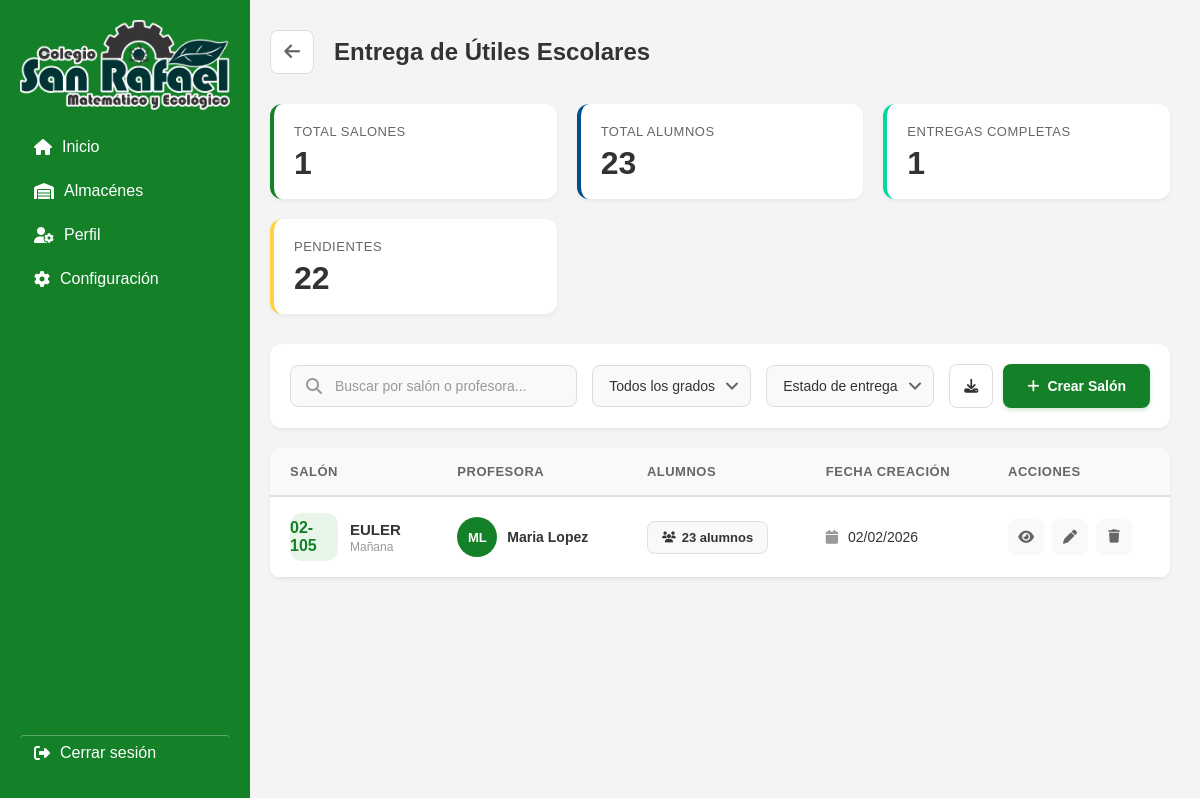
/entrega-utiles/, run on the app's committed database.
### app1/models.py (models this page shows, shortened)
class Salon(models.Model):
    TURNO_CHOICES = [
        ('Mañana', 'Mañana'),
        ('Tarde', 'Tarde'),
    ]
    GRADO_CHOICES = [
        (1, '1° Grado'),
        (2, '2° Grado'),
        (3, '3° Grado'),
        (4, '4° Grado'),
        (5, '5° Grado'),
        (6, '6° Grado'),
    ]
    nombre = models.CharField(max_length=100)
    codigo = models.CharField(max_length=10, unique=True)
    profesora = models.CharField(max_length=150)
    grado = models.IntegerField(choices=GRADO_CHOICES)
    turno = models.CharField(max_length=10, choices=TURNO_CHOICES, default='Mañana')
    fecha_creacion = models.DateTimeField(auto_now_add=True)
    class Meta:
        ordering = ['-fecha_creacion']
        verbose_name = 'Salón'
        verbose_name_plural = 'Salones'
    @property
    def profesora_iniciales(self):
        partes = self.profesora.split()
        return ''.join([p[0].upper() for p in partes if p])[:2]
    @property
    def total_alumnos(self):
        return self.alumnos.count()

### app1/view/Entregautiles.py (the view)
# urls.py: path('entrega-utiles/', Entregautiles.SalonesList.as_view(), name='entrega_utiles'),
class SalonesList(ListView):
    model = Salon
    template_name = 'almacenes/almutiles/Entregautiles.html'
    context_object_name = 'salones'
    paginate_by = 10
    def get_context_data(self, **kwargs):
        context = super().get_context_data(**kwargs)
        total_alumnos = Alumno.objects.count()
        completos = 0
        parciales = 0
        pendientes = 0
        sin_lista = 0
        for alumno in Alumno.objects.all():
            estado = alumno.estado_entrega
            if estado == 'completo':
                completos += 1
            elif estado == 'parcial':
                parciales += 1
            elif estado == 'no_entrego':
                pendientes += 1
            else:
                sin_lista += 1
        context['total_salones'] = Salon.objects.count()
        context['total_alumnos'] = total_alumnos
        context['entregas_completas'] = completos
        context['entregas_parciales'] = parciales
        context['pendientes'] = pendientes
        context['sin_lista'] = sin_lista
        return context

### app1/models.py (called while the page is built)
    @property
    def estado_entrega(self):
        entregas = self.entregas.all()
        total_entregas = entregas.count()
        if total_entregas == 0:
            return 'sin_pedido'
        entregas_completas = 0
        tiene_alguna_entrega = False
        for entrega in entregas:
            if entrega.cantidad_entregada > 0:
                tiene_alguna_entrega = True
            if entrega.cantidad_entregada >= entrega.util.cantidad:
                entregas_completas += 1
        if not tiene_alguna_entrega:
            return 'no_entrego'
        elif entregas_completas < total_entregas:
            return 'parcial'
        return 'completo'

### templates/almacenes/almutiles/Entregautiles.html (shortened to what this page needs)
{% extends 'layout.html' %}
{% load static %}
{% block content %}
<div class="almacenes-container">
    <header class="page-header">
        <a href="{% url 'almacenes' %}" class="btn-back" title="Regresar">
            <i class="fa-solid fa-arrow-left"></i>
        </a>
        <h2 class="section-title">Entrega de Útiles Escolares</h2>
    </header>
    <div class="stats-grid">
        <div class="stat-card">
            <div class="stat-label">Total Salones</div>
            <div class="stat-value">{{ total_salones|default:"0" }}</div>
        </div>
        <div class="stat-card">
            <div class="stat-label">Total Alumnos</div>
            <div class="stat-value">{{ total_alumnos|default:"0" }}</div>
        </div>
        <div class="stat-card">
            <div class="stat-label">Entregas Completas</div>
            <div class="stat-value">{{ entregas_completas|default:"0" }}</div>
        </div>
        <div class="stat-card">
            <div class="stat-label">Pendientes</div>
            <div class="stat-value">{{ pendientes|default:"0" }}</div>
        </div>
    </div>
    <div class="toolbar">
        <div class="toolbar-left">
            <div class="search-wrapper">
                <i class="fa-solid fa-magnifying-glass"></i>
                <input type="text" class="search-input" placeholder="Buscar por salón o profesora..." id="searchInput">
            </div>
            <select class="filter-select" id="filterGrado">
                <option value="">Todos los grados</option>
            </select>
            <select class="filter-select" id="filterEstado">
                <option value="">Estado de entrega</option>
            </select>
        </div>
        <div class="toolbar-right">
            <button class="btn btn-secondary btn-icon" title="Exportar">
                <i class="fa-solid fa-download"></i>
            </button>
            <a href="{% url 'crear_salon' %}" class="btn btn-primary">
                <i class="fa-solid fa-plus"></i>
                Crear Salón
            </a>
        </div>
    </div>
    {% if salones %}
    <div class="table-card">
        <div class="table-wrapper">
            <table class="data-table">
                <thead>
                    <tr>
                        <th>Salón</th>
                        <th>Profesora</th>
                        <th>Alumnos</th>
                        <th>Fecha Creación</th>
                        <th>Acciones</th>
                    </tr>
                </thead>
                <tbody>
                    {% for salon in salones %}
                    <tr onclick="window.location.href='{% url 'detalle_salon' salon.id %}'">
                        <td>
                            <div class="salon-cell">
                                <div class="salon-icon">{{ salon.codigo }}</div>
                                <div class="salon-info">
                                    <h4>{{ salon.nombre }}</h4>
                                    <p>{{ salon.turno }}</p>
                                </div>
                            </div>
                        </td>
                        <td>
                            <div class="teacher-cell">
                                <div class="teacher-avatar">{{ salon.profesora_iniciales }}</div>
                                <span class="teacher-name">{{ salon.profesora }}</span>
                            </div>
                        </td>
                        <td>
                            <span class="badge">
                                <i class="fa-solid fa-users"></i>
                                {{ salon.total_alumnos }} alumnos
                            </span>
                        </td>
                        <td class="date-cell">
                            <i class="fa-solid fa-calendar"></i>
                            {{ salon.fecha_creacion|date:"d/m/Y" }}
                        </td>
                        <td>
                            <div class="actions-cell">
                                <a href="{% url 'detalle_salon' salon.id %}" class="action-btn view" title="Ver detalles" onclick="event.stopPropagation()">
                                    <i class="fa-solid fa-eye"></i>
                                </a>
                                <a href="{% url 'editar_salon' salon.id %}" class="action-btn edit" title="Editar" onclick="event.stopPropagation()">
                                    <i class="fa-solid fa-pen"></i>
                                </a>
                                <button class="action-btn delete" title="Eliminar" onclick="event.stopPropagation(); confirmarEliminar({{ salon.id }})">
                                    <i class="fa-solid fa-trash"></i>
                                </button>
                            </div>
                        </td>
                    </tr>
                    {% endfor %}
                </tbody>
            </table>
        </div>
    </div>
    {% endif %}
</div>
{% endblock %}

### css/layout.css (style rules this page uses)
body { margin: 0; font-family: Arial, sans-serif; background-color: #f4f4f4; }

### data on the page
Salon: codigo "02-105", nombre "EULER", turno "Mañana", profesora_iniciales "ML", profesora "Maria Lopez", total_alumnos "23", fecha_creacion "02/02/2026"

### other printed values
{{ total_salones|default:"0" }} "1"
{{ total_alumnos|default:"0" }} "23"
{{ entregas_completas|default:"0" }} "1"
{{ pendientes|default:"0" }} "22"
